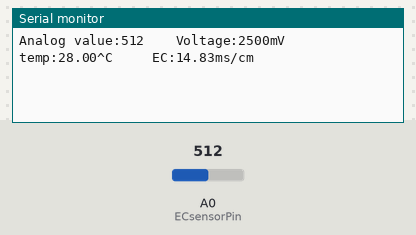
A sketch run on a simulated Arduino Uno, built with avr-gcc and run on an emulated ATmega328P. Parts: the last lines printed to the serial monitor. Inputs (shaded band) come from the test bench; at power-on: A0 (ECsensorPin) = 512.

Above: at 1.2 s.
1.3 s: A0 (ECsensorPin) set to 700
At 2.0 s:
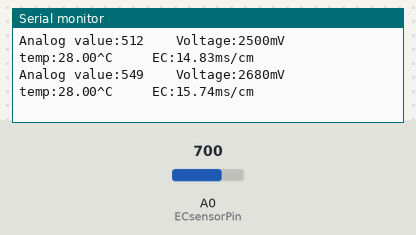
2.8 s: A0 (ECsensorPin) set to 723
At 4.1 s:
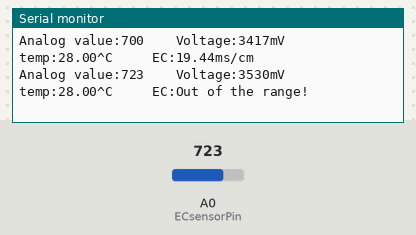
Timing chart, 0 to 5.8 s (numbered marks = the images above; inputs shaded):
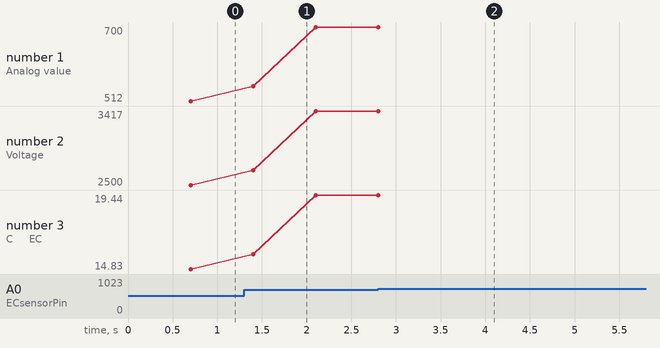

Measured:
- the behaviour switches between 713 and 714 on A0 (ECsensorPin) (found by bisection; images 1 and 2)
- after the input at 1.3 s, the serial monitor: prints a new line after 0.10 s (image 1)
- after the input at 2.8 s, the serial monitor: prints a new line after 0.70 s (image 2)
- plotted number 1: 512 → 700 after the input at 1.3 s
- plotted number 2: 2500 → 3417 after the input at 1.3 s
- plotted number 3: 14.83 → 19.44 after the input at 1.3 s

The sketch:

sketch_jul03cdfr0300.ino
```cpp
#define StartConvert 0
#define ReadTemperature 1
byte index = 0;
const byte numReadings = 20;     //the number of sample times
byte ECsensorPin = A0;  //EC Meter analog output,pin on analog 1
//byte DS18B20_Pin = 2; //DS18B20 signal, pin on digital 2
unsigned int AnalogSampleInterval=25,printInterval=700,tempSampleInterval=850;  //analog sample interval;serial print interval;temperature sample interval
unsigned int readings[numReadings];      // the readings from the analog input
                  // the index of the current reading
unsigned long AnalogValueTotal = 0;                  // the running total
unsigned int AnalogAverage = 0,averageVoltage=0;                // the average
unsigned long AnalogSampleTime,printTime,tempSampleTime;
float temperature=25,ECcurrent;

//Temperature chip i/o
//OneWire ds(DS18B20_Pin);  // on digital pin 2

void setup() {
 // initialize serial communication with computer:
  Serial.begin(115200);
  // initialize all the readings to 0:
  for (byte thisReading = 0; thisReading < numReadings; thisReading++)
    readings[thisReading] = 0;
  TempProcess(StartConvert);   //let the DS18B20 start the convert
  AnalogSampleTime=millis();
  printTime=millis();
  tempSampleTime=millis();
}

void loop() {
  /*
   Every once in a while,sample the analog value and calculate the average.
  */
  if(millis()-AnalogSampleTime>=AnalogSampleInterval)
  {
    AnalogSampleTime=millis();
     // subtract the last reading:
    AnalogValueTotal = AnalogValueTotal - readings[index];
    // read from the sensor:
    readings[index] = analogRead(ECsensorPin);
    // add the reading to the total:
    AnalogValueTotal = AnalogValueTotal + readings[index];
    // advance to the next position in the array:
    index = index + 1;
    // if we're at the end of the array...
    if (index >= numReadings)
    // ...wrap around to the beginning:
    index = 0;
    // calculate the average:
    AnalogAverage = AnalogValueTotal / numReadings;
  }
  /*
   Every once in a while,MCU read the temperature from the DS18B20 and then let the DS18B20 start the convert.
   Attention:The interval between start the convert and read the temperature should be greater than 750 millisecond,or the temperature is not accurate!
  */
   /*if(millis()-tempSampleTime>=tempSampleInterval)
  {
    tempSampleTime=millis();
    temperature = TempProcess(ReadTemperature);  // read the current temperature from the  DS18B20
    TempProcess(StartConvert);                   //after the reading,start the convert for next reading
  }*/
   /*
   Every once in a while,print the information on the serial monitor.
  */
  temperature=28;
  if(millis()-printTime>=printInterval)
  {
    printTime=millis();
    averageVoltage=AnalogAverage*(float)5000/1024;
    Serial.print("Analog value:");
    Serial.print(AnalogAverage);   //analog average,from 0 to 1023
    Serial.print("    Voltage:");
    Serial.print(averageVoltage);  //millivolt average,from 0mv to 4995mV
    Serial.print("mV    ");
    Serial.print("temp:");
    Serial.print(temperature);    //current temperature
    Serial.print("^C     EC:");

    float TempCoefficient=1.0+0.0185*(temperature-25.0);    //temperature compensation formula: fFinalResult(25^C) = fFinalResult(current)/(1.0+0.0185*(fTP-25.0));
    float CoefficientVolatge=(float)averageVoltage/TempCoefficient;
    if(CoefficientVolatge<150)Serial.println("No solution!");   //25^C 1413us/cm<-->about 216mv  if the voltage(compensate)<150,that is <1ms/cm,out of the range
    else if(CoefficientVolatge>3300)Serial.println("Out of the range!");  //>20ms/cm,out of the range
    else
    {
      if(CoefficientVolatge<=448)ECcurrent=6.84*CoefficientVolatge-64.32;   //1ms/cm<EC<=3ms/cm
      else if(CoefficientVolatge<=1457)ECcurrent=6.98*CoefficientVolatge-127;  //3ms/cm<EC<=10ms/cm
      else ECcurrent=5.3*CoefficientVolatge+2278;                           //10ms/cm<EC<20ms/cm
      ECcurrent/=1000;    //convert us/cm to ms/cm
      Serial.print(ECcurrent,2);  //two decimal
      Serial.println("ms/cm");
    }
  }

}
/*
ch=0,let the DS18B20 start the convert;ch=1,MCU read the current temperature from the DS18B20.
*/
float TempProcess(bool ch)
{
  //returns the temperature from one DS18B20 in DEG Celsius
 /* static byte data[12];
  static byte addr[8];
  static float TemperatureSum;
  if(!ch){
          if ( !ds.search(addr)) {
              Serial.println("no more sensors on chain, reset search!");
              ds.reset_search();
              return 0;
          }
          if ( OneWire::crc8( addr, 7) != addr[7]) {
              Serial.println("CRC is not valid!");
              return 0;
          }
          if ( addr[0] != 0x10 && addr[0] != 0x28) {
              Serial.print("Device is not recognized!");
              return 0;
          }
          ds.reset();
          ds.select(addr);
          ds.write(0x44,1); // start conversion, with parasite power on at the end
  }
  else{
          byte present = ds.reset();
          ds.select(addr);
          ds.write(0xBE); // Read Scratchpad
          for (int i = 0; i < 9; i++) { // we need 9 bytes
            data[i] = ds.read();
          }
          ds.reset_search();
          byte MSB = data[1];
          byte LSB = data[0];
          float tempRead = ((MSB << 8) | LSB); //using two's compliment
          TemperatureSum = tempRead / 16;
    }
          return TemperatureSum;*/
          return 25;
}
```
